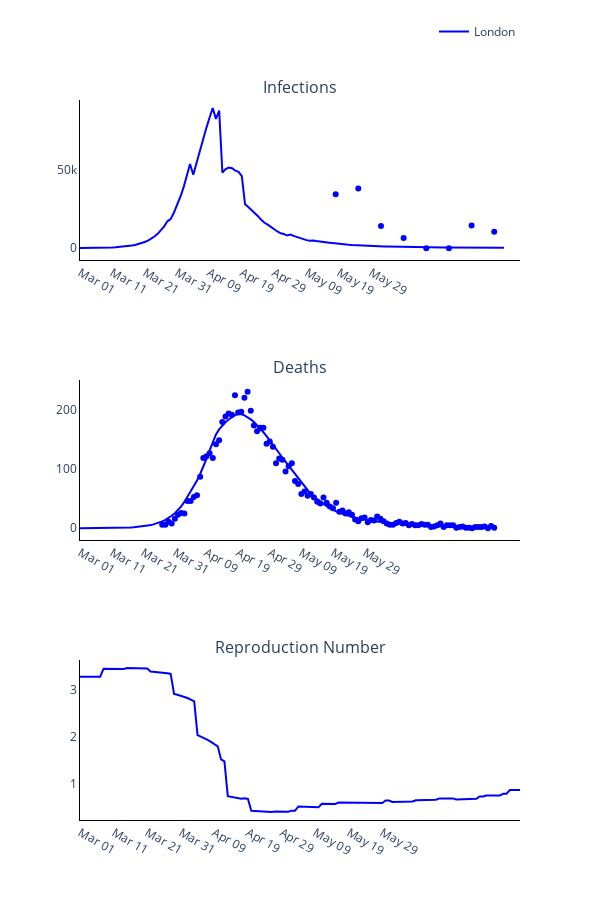

Write notebook code for a chart like this one.
### Code cell
# Trace names - represent the solver used for the simulation
trace_name = regions
titles = ['Infections', 'Deaths', 'Reproduction Number']

fig = go.Figure()
fig = make_subplots(rows=len(titles), cols=1, subplot_titles=tuple(titles), horizontal_spacing = 0.15)

# Plot (bar chart cases each day)
for r, region in enumerate(regions):
    # Plot of infections
    fig.add_trace(
        go.Scatter(
            x=times,
            y=new_infec_pred[r].tolist(),
            mode='lines',
            name=trace_name[r],
            line_color=colours[r]
        ),
        row= 1,
        col= 1
    )

    fig.add_trace(
        go.Scatter(
            x=serology_times,
            y=np.sum(np.multiply(np.nan_to_num(np.divide(positives_data[r], tests[r])), susceptibles[r]), axis=1).tolist(),
            mode='markers',
            name=trace_name[r],
            showlegend=False,
            line_color=colours[r]
        ),
        row= 1,
        col= 1
    )

    # Plot deaths
    fig.add_trace(
        go.Scatter(
            x=times,
            y=deaths_pred[r].tolist(),
            mode='lines',
            name=trace_name[r],
            showlegend=False,
            line_color=colours[r]
        ),
        row= 2,
        col= 1
    )

    fig.add_trace(
        go.Scatter(
            x=deaths_times,
            y=np.sum(deaths_data[r], axis=1).tolist(),
            mode='markers',
            name=trace_name[r],
            showlegend=False,
            line_color=colours[r]
        ),
        row= 2,
        col= 1
    )

    # Plot reproduction number
    fig.add_trace(
        go.Scatter(
            x=times,
            y=reprod_num_pred[r].tolist(),
            mode='lines',
            name=trace_name[r],
            showlegend=False,
            line_color=colours[r]
        ),
        row= 3,
        col= 1
    )

# Add axis labels
fig.update_layout(
    width=600, 
    height=900,
    plot_bgcolor='white',
    xaxis=dict(
        linecolor='black',
        tickvals=np.arange(1, 93, 10).tolist(),
        ticktext=['Mar 01', 'Mar 11', 'Mar 21', 'Mar 31', 'Apr 09', 'Apr 19', 'Apr 29', 'May 09', 'May 19', 'May 29']),
    yaxis=dict(linecolor='black'),
    xaxis2=dict(
        linecolor='black',
        tickvals=np.arange(1, 93, 10).tolist(),
        ticktext=['Mar 01', 'Mar 11', 'Mar 21', 'Mar 31', 'Apr 09', 'Apr 19', 'Apr 29', 'May 09', 'May 19', 'May 29']),
    yaxis2=dict(linecolor='black'),
    xaxis3=dict(
        linecolor='black',
        tickvals=np.arange(1, 93, 10).tolist(),
        ticktext=['Mar 01', 'Mar 11', 'Mar 21', 'Mar 31', 'Apr 09', 'Apr 19', 'Apr 29', 'May 09', 'May 19', 'May 29']),
    yaxis3=dict(linecolor='black'),
    legend=dict(
        orientation='h',
        yanchor="bottom",
        y=1.075,
        xanchor="right",
        x=1)
    )

fig.write_image('images/Figure-2.pdf')
fig.show()

### Figure 1 — Plotly figure (JSON) as saved in the notebook; plotly's stock layout.template omitted (floating-point values rounded to 4 significant figures; data arrays with more than 128 entries replaced by an {"elided": "..."} marker saying what was removed)
{"data": [{"line": {"color": "blue"}, "mode": "lines", "name": "London", "type": "scatter", "x": {"elided": "132 int values"}, "xaxis": "x", "y": {"elided": "132 float values"}, "yaxis": "y"}, {"line": {"color": "blue"}, "mode": "markers", "name": "London", "showlegend": false, "type": "scatter", "x": [80, 87, 94, 101, 108, 115, 122, 129], "xaxis": "x", "y": [34280.0, 37810.0, 14030.0, 6488.0, 0, 0, 14490.0, 10470.0, 25420.0, 7174.0, 2969.0, 5686.0, 0, 0, 9227.0, 17420.0, 0, 29020.0, 42430.0, 39500.0, 12350.0, 44770.0, 91530.0, 72760.0, 78240.0, 0, 78430.0, 98950.0, 88020.0, 0, 228700.0, 207200.0, 196900.0, 56430.0, 42710.0, 49950.0, 41840.0, 18300.0, 10450.0, 14690.0, 54370.0, 8754.0, 5657.0, 11020.0, 0, 6481.0, 6192.0, 14890.0, 15740.0, 64310.0, 83840.0, 65670.0, 67960.0], "yaxis": "y"}, {"line": {"color": "blue"}, "mode": "lines", "name": "London", "showlegend": false, "type": "scatter", "x": {"elided": "132 int values"}, "xaxis": "x2", "y": {"elided": "132 float values"}, "yaxis": "y2"}, {"line": {"color": "blue"}, "mode": "markers", "name": "London", "showlegend": false, "type": "scatter", "x": [27, 28, 29, 30, 31, 32, 33, 34, 35, 36, 37, 38, 39, 40, 41, 42, 43, 44, 45, 46, 47, 48, 49, 50, 51, 52, 53, 54, 55, 56, 57, 58, 59, 60, 61, 62, 63, 64, 65, 66, 67, 68, 69, 70, 71, 72, 73, 74, 75, 76, 77, 78, 79, 80, 81, 82, 83, 84, 85, 86, 87, 88, 89, 90, 91, 92, 93, 94, 95, 96, 97, 98, 99, 100, 101, 102, 103, 104, 105, 106, 107, 108, 109, 110, 111, 112, 113, 114, 115, 116, 117, 118, 119, 120, 121, 122, 123, 124, 125, 126, 127, 128, 129, 130, 131, 132], "xaxis": "x2", "y": {"elided": "471 int values"}, "yaxis": "y2"}, {"line": {"color": "blue"}, "mode": "lines", "name": "London", "showlegend": false, "type": "scatter", "x": {"elided": "132 int values"}, "xaxis": "x3", "y": {"elided": "132 float values"}, "yaxis": "y3"}], "layout": {"annotations": [{"font": {"size": 16}, "showarrow": false, "text": "Infections", "x": 0.5, "xanchor": "center", "xref": "paper", "y": 1, "yanchor": "bottom", "yref": "paper"}, {"font": {"size": 16}, "showarrow": false, "text": "Deaths", "x": 0.5, "xanchor": "center", "xref": "paper", "y": 0.6111, "yanchor": "bottom", "yref": "paper"}, {"font": {"size": 16}, "showarrow": false, "text": "Reproduction Number", "x": 0.5, "xanchor": "center", "xref": "paper", "y": 0.2222, "yanchor": "bottom", "yref": "paper"}], "height": 900, "legend": {"orientation": "h", "x": 1, "xanchor": "right", "y": 1.075, "yanchor": "bottom"}, "plot_bgcolor": "white", "width": 600, "xaxis": {"anchor": "y", "domain": [0, 1], "linecolor": "black", "ticktext": ["Mar 01", "Mar 11", "Mar 21", "Mar 31", "Apr 09", "Apr 19", "Apr 29", "May 09", "May 19", "May 29"], "tickvals": [1, 11, 21, 31, 41, 51, 61, 71, 81, 91]}, "xaxis2": {"anchor": "y2", "domain": [0, 1], "linecolor": "black", "ticktext": ["Mar 01", "Mar 11", "Mar 21", "Mar 31", "Apr 09", "Apr 19", "Apr 29", "May 09", "May 19", "May 29"], "tickvals": [1, 11, 21, 31, 41, 51, 61, 71, 81, 91]}, "xaxis3": {"anchor": "y3", "domain": [0, 1], "linecolor": "black", "ticktext": ["Mar 01", "Mar 11", "Mar 21", "Mar 31", "Apr 09", "Apr 19", "Apr 29", "May 09", "May 19", "May 29"], "tickvals": [1, 11, 21, 31, 41, 51, 61, 71, 81, 91]}, "yaxis": {"anchor": "x", "domain": [0.7778, 1], "linecolor": "black"}, "yaxis2": {"anchor": "x2", "domain": [0.3889, 0.6111], "linecolor": "black"}, "yaxis3": {"anchor": "x3", "domain": [0, 0.2222], "linecolor": "black"}}}
